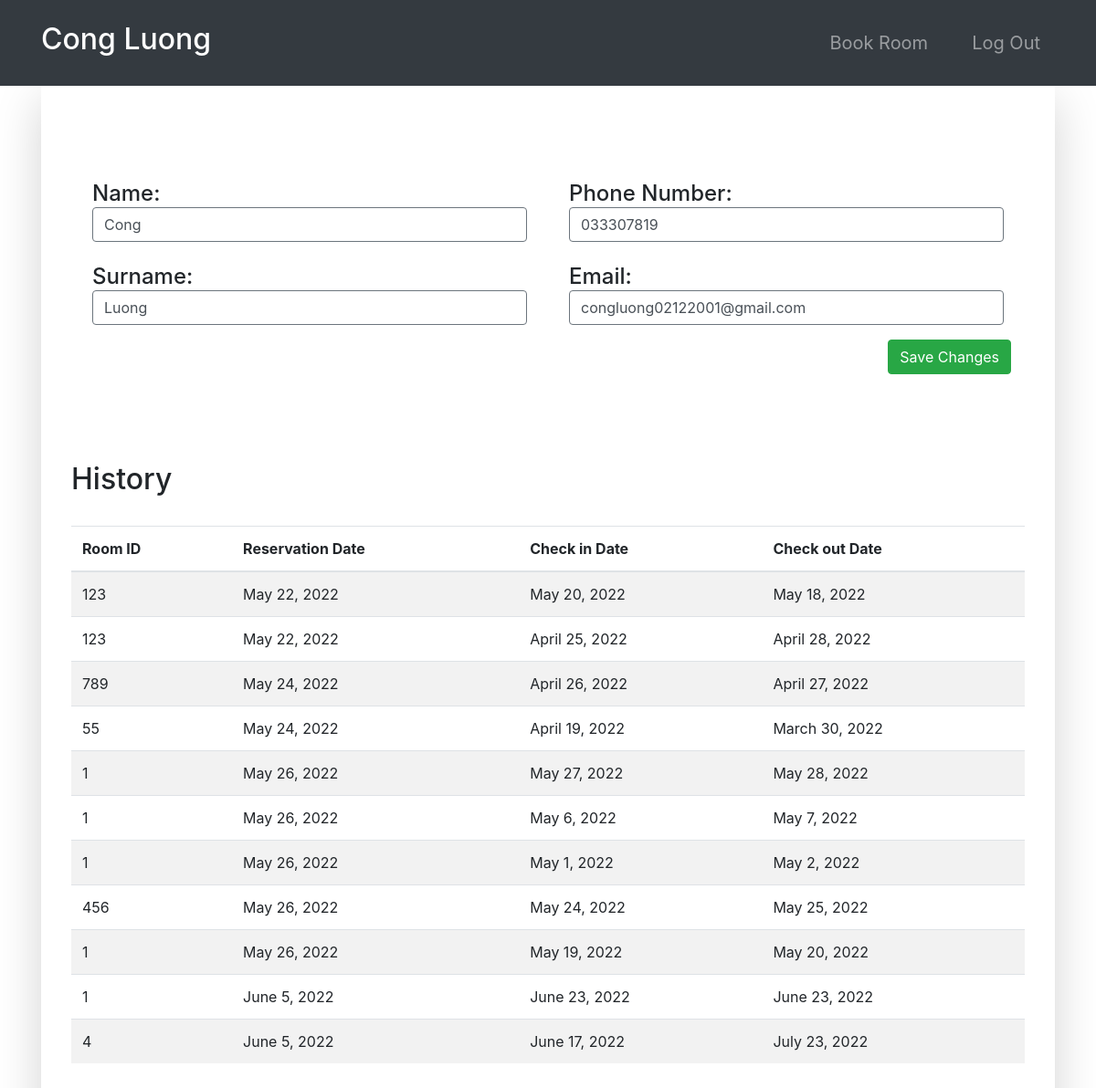
Page /guest-profile/2 (signed in) on the committed database.
### accounts/models.py (models this page shows, shortened)
class Guest(models.Model):
    user = models.OneToOneField(User, null=True, on_delete=models.CASCADE)
    phoneNumber = PhoneNumberField(unique=True)

### room/models.py (models this page shows, shortened)
class Booking(models.Model):
    roomNumber = models.ForeignKey(Room, on_delete=models.CASCADE)
    guest = models.ForeignKey(Guest, null=True, on_delete=models.CASCADE)
    dateOfReservation = models.DateField(default=timezone.now)
    startDate = models.DateField()
    endDate = models.DateField()

class Room(models.Model):
    ROOM_TYPES = (
        ('A', 'A'),
        ('B', 'B'),
        ('C', 'C'),
    )
    number = models.IntegerField(primary_key=True)
    capacity = models.SmallIntegerField()
    numberOfBeds = models.SmallIntegerField()
    roomType = models.CharField(max_length=20, choices=ROOM_TYPES)
    price = models.FloatField()
    statusStartDate = models.DateField(null=True)
    statusEndDate = models.DateField(null=True)
    def __str__(self):
        return str(self.number)

### accounts/views.py (the view, shortened to what this page needs)
# urls.py: path('guest-profile/<str:pk>', guest_profile, name="guest-profile"),
@login_required(login_url='login')
def guest_profile(request, pk):
    tempUser = User.objects.get(id=pk)
    guest = Guest.objects.get(user=tempUser)
    role = str(request.user.groups.all()[0])
    path = role + "/"
    bookings = Booking.objects.filter(guest=guest)
    context = {
        "role": role,
        "guest": guest,
        "bookings": bookings
    }
    return render(request, path + "guest-profile.html", context)

### Templates/guest/guest-profile.html
{% extends '../index.html' %}
{% block context %}
{% include '../common_pages/guest-profile.html' %}
{% endblock %}

### Templates/incs/nav.html (shortened to what this page needs)
<nav class="navbar navbar-dark bg-dark navbar-expand-lg py-3 " role="navigation">
    <div class="container">
        <a href="" class="navbar-brand">
            <h2 class="text-capitalize">
                {% if role == 'guest' %}
                {{ request.user.first_name }} {{ request.user.last_name }}
                {%else%}
                {{ "Hotel Manager" }}
                {% endif %}
            </h2>
        </a>
        <div class="collapse navbar-collapse" id="navbarTags">
            <ul class="navbar-nav ml-auto">
                {% if role != 'guest' %}
                <li class="nav-item dropdown p-2">
                    <a class="nav-link dropdown-toggle" href="#" id="navbarDropdown" role="button"
                        data-toggle="dropdown" aria-haspopup="true" aria-expanded="false">
                        Options
                    </a>
                    <div class="dropdown-menu" aria-labelledby="navbarDropdown">
                        <a class="dropdown-item" href="{% url 'guests'%}">Guests</a>
                        <a class="dropdown-item" href="{% url 'bookings' %}">Bookings</a>
                        <a class="dropdown-item" href="{% url 'rooms' %}">Rooms</a>
                    </div>
                </li>
                {%else%}
                <li class="nav-item mr-3 p-2">
                    <a href="{% url 'rooms' %}" class="nav-link">Book Room</a>
                </li>
                {% endif %}
                <li class="nav-item p-2 ">
                    <a href="{% url 'logout' %}" class="nav-link">Log Out</a>
                </li>
            </ul>
        </div>
    </div>
</nav>

### Templates/common_pages/guest-profile.html (shortened to what this page needs)
<div class="container">
    <div class="shadow-lg p-5">
        <div class="row mt-5">
            <div class="col-6">
                <form action="" method="POST">
                    <div class="p-2 h4">
                        <span>Name:</span>
                        {% if guest.user.id != request.user.id %}
                        <span class="font-weight-normal">{{guest.user.first_name}} </span>
                        {% else %}
                        <input type="text" class="form-control border border-secondary" id="id_first_name"
                            value="{{guest.user.first_name}}" name="first_name">
                        {% endif %}
                    </div>
                    <div class="p-2 h4">
                        <span>Surname:</span>
                        {% if guest.user.id != request.user.id %}
                        <span class="font-weight-normal"> {{guest.user.last_name}}</span>
                        {% else %}
                        <input type="text" class="form-control border border-secondary" id="id_last_name"
                            value="{{guest.user.last_name}}" name="last_name">
                        {% endif %}
                    </div>
            </div>
            <div class="col-6">
                <div class="p-2 h4">
                    <span>Phone Number: </span>
                    {% if guest.user.id != request.user.id %}
                    <span class="font-weight-normal">{{guest.phoneNumber}}</span>
                    {% else %}
                    <input type="text" class="form-control border border-secondary" id="id_phoneNumber"
                        value="{{guest.phoneNumber}}" name="phoneNumber">
                    {% endif %}
                </div>
                <div class="p-2 h4">
                    <span>Email:</span>
                    {% if guest.user.id != request.user.id %}
                    <span class="font-weight-normal"> {{guest.user.email}}</span>
                    {% else %}
                    <input type="text" class="form-control border border-secondary" id="id_email"
                        value="{{guest.user.email}}" name="guest.user.email">
                    {% endif %}
                </div>
                {% if guest.user.id == request.user.id %}
                <button type="submit" name="submit" class="btn btn-success float-right">Save Changes</button>
                {% endif %}
            </div>
        </div>
        <br>
        <br>
        <div class="row">
            <div class="table-responsive table-striped my-5">
                <div class="table-header row">
                    <div class="col-sm-12 col-md-12 col-lg-4 mb-4">
                        <h2>History</h2>
                    </div>
                </div>
                <table class="table table-hover">
                    <thead>
                        <tr>
                            <th>Room ID</th>
                            <th>Reservation Date</th>
                            <th>Check in Date</th>
                            <th>Check out Date</th>
                        </tr>
                    </thead>
                    <tbody>
                        {% for bo in bookings %}
                        <tr>
                            <td>{{bo.roomNumber}}</td>
                            <td>{{bo.dateOfReservation}}</td>
                            <td>{{bo.startDate}}</td>
                            <td>{{bo.endDate}}</td>
                        </tr>
                        {% endfor %}
                    </tbody>
                </table>
            </div>
        </div>
    </div>
</div>

### static/css/main.css (style rules this page uses)
* { margin: 0; padding: 0; -webkit-font-smoothing: antialiased; }
body { position: relative; }
nav .nav-item { font-size: 20px; }

### rows in the picture
Guest: first_name "Cong", last_name "Luong", phoneNumber "033307819", user.email "congluong02122001@gmail.com"
Booking: roomNumber "123", dateOfReservation "May 22, 2022", startDate "May 20, 2022", endDate "May 18, 2022"
Booking: roomNumber "123", dateOfReservation "May 22, 2022", startDate "April 25, 2022", endDate "April 28, 2022"
Booking: roomNumber "789", dateOfReservation "May 24, 2022", startDate "April 26, 2022", endDate "April 27, 2022"
Booking: roomNumber "55", dateOfReservation "May 24, 2022", startDate "April 19, 2022", endDate "March 30, 2022"
Booking: roomNumber "1", dateOfReservation "May 26, 2022", startDate "May 27, 2022", endDate "May 28, 2022"
Booking: roomNumber "1", dateOfReservation "May 26, 2022", startDate "May 6, 2022", endDate "May 7, 2022"
Booking: roomNumber "1", dateOfReservation "May 26, 2022", startDate "May 1, 2022", endDate "May 2, 2022"
Booking: roomNumber "456", dateOfReservation "May 26, 2022", startDate "May 24, 2022", endDate "May 25, 2022"
Booking: roomNumber "1", dateOfReservation "May 26, 2022", startDate "May 19, 2022", endDate "May 20, 2022"
Booking: roomNumber "1", dateOfReservation "June 5, 2022", startDate "June 23, 2022", endDate "June 23, 2022"
Booking: roomNumber "4", dateOfReservation "June 5, 2022", startDate "June 17, 2022", endDate "July 23, 2022"

### other values in the picture
{{ request.user.first_name }} "Cong"
{{ request.user.last_name }} "Luong"
